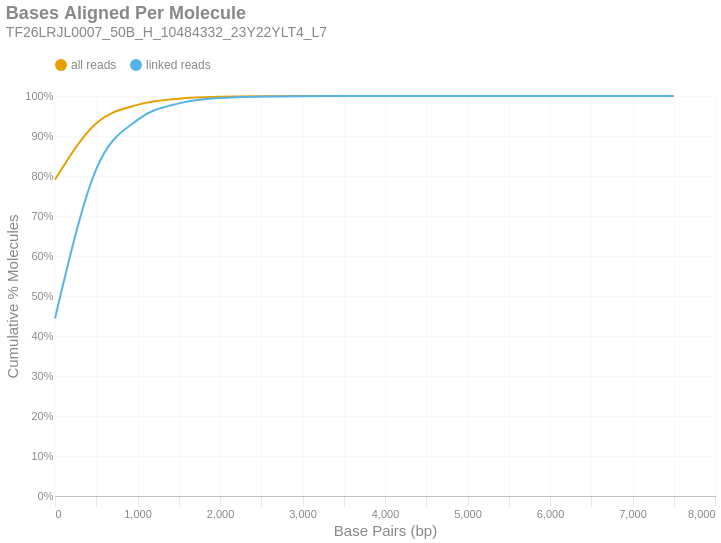

This figure's notebook cell:
### Markdown cell above
### Bases Aligned Per Molecule
This is a cumulative frequency distribution showing the number of base pairs aligned per unique molecule. These data are shown in 500 bp bins. There are two distributions: one with `all reads` (yellow) and another with only `linked reads` (blue). The percent of molecules in the `linked reads` distribution is relative to the total number of linked molecules.

### Code cell
if SKIPLR:
    print_html(f"Skipped")
else:
    binned_df = consolidated_hist(valids['aligned_bp'], mask, 500, True)
    with SafeRender(binned_df):
        (
            density_plot(binned_df, 'Bases Aligned Per Molecule', samplename, 'basesper')
            .encode(
                x=alt.X('bin:Q', title="Base Pairs (bp)").axis(tickMinStep=500).scale(padding=0),
                y=alt.Y('value:Q', title='Cumulative % Molecules')
                    .axis(format='%')
                    .scale(domain = [0,1])
                    .stack(False),
                color=alt.Color("key:N").scale(domain = ["all reads", "linked reads"]),
                tooltip = [
                    alt.Tooltip("key:N", title = "Data Type"),
                    alt.Tooltip("range_label:N", title="Bases Aligned Per Molecule"),
                    alt.Tooltip("value:Q", format = ".2%", title="% Molecules (Cum.)")
                ]
            )
        ).display()

### Figure 1 — Vega-Lite specification as saved in the notebook (floating-point values rounded to 4 significant figures)
{"width": "container", "height": 400, "config": {"title": {"anchor": "start", "dy": -15, "fontSize": 18, "color": "#888888", "subtitleColor": "#888888", "subtitleFontSize": 14}, "arc": {"fill": "#0072B2"}, "axis": {"domainColor": "#888888", "domainWidth": 0.5, "gridWidth": 0.2, "grid": false, "titleFontWeight": 400, "titleFontSize": 15, "labelFontSize": 11, "labelColor": "#888888", "tickColor": "#888888", "tickWidth": 0.2, "titleColor": "#888888"}, "axisBand": {"grid": false}, "axisX": {"grid": true, "tickSize": 10, "domainCap": "round"}, "axisY": {"domain": false, "grid": true, "tickSize": 0, "domainCap": "round"}, "background": "transparent", "header": {"labelFontSize": 15, "labelColor": "#888888", "titleFontSize": 15, "titleFontWeight": 600, "titleColor": "#888888"}, "legend": {"labelFont": "sans-serif", "labelFontSize": 12, "labelColor": "#888888", "symbolSize": 100, "symbolType": "circle", "titleFontSize": 12, "titlePadding": 10, "titleColor": "#888888", "title": null, "orient": "top"}, "range": {"category": ["#E69F00", "#56B4E9", "#009E73", "#F0E442", "#0072B2", "#D55E00", "#CC79A7", "#000000"], "diverging": ["#cfe8f3", "#a2d4ec", "#73bfe2", "#46abdb", "#1696d2", "#12719e"]}, "area": {"fill": "#0072B2", "fillOpacity": 0.7, "line": true, "strokeOpacity": 0.7}, "line": {"color": "#0072B2", "stroke": "#0072B2", "strokeWidth": 2}, "trail": {"color": "#0072B2", "stroke": "#0072B2", "strokeWidth": 0, "size": 1}, "point": {"filled": true, "fillOpacity": 1.0, "size": 95}, "text": {"color": "#888888", "fontSize": 11, "align": "right", "fontWeight": 400, "size": 11}, "bar": {"fill": "#0072B2", "stroke": null}, "view": {"stroke": null, "continuousWidth": 660, "continuousHeight": 400}}, "data": {"name": "data-54540b09416f7f140885e1f431ab5773"}, "mark": {"type": "line", "interpolate": "monotone", "point": {"opacity": 0, "size": 275}}, "encoding": {"color": {"field": "key", "scale": {"domain": ["all reads", "linked reads"]}, "type": "nominal"}, "tooltip": [{"field": "key", "title": "Data Type", "type": "nominal"}, {"field": "range_label", "title": "Bases Aligned Per Molecule", "type": "nominal"}, {"field": "value", "format": ".2%", "title": "% Molecules (Cum.)", "type": "quantitative"}], "x": {"axis": {"tickMinStep": 500}, "field": "bin", "scale": {"padding": 0}, "title": "Base Pairs (bp)", "type": "quantitative"}, "y": {"axis": {"format": "%"}, "field": "value", "scale": {"domain": [0, 1]}, "stack": false, "title": "Cumulative % Molecules", "type": "quantitative"}}, "params": [{"name": "param_c36ac31b6afebe62", "select": {"type": "point", "fields": ["key"]}, "bind": "legend"}], "title": {"text": "Bases Aligned Per Molecule", "subtitle": "TF26LRJL0007_50B_H_10484332_23Y22YLT4_L7"}, "transform": [{"fold": ["all reads (cumsum)", "linked reads (cumsum)"]}, {"calculate": "replace(datum.key, ' (cumsum)', '')", "as": "key"}, {"filter": {"param": "param_c36ac31b6afebe62"}}], "usermeta": {"embedOptions": {"downloadFileName": "TF26LRJL0007_50B_H_10484332_23Y22YLT4_L7.basesper"}}, "$schema": "https://vega.github.io/schema/vega-lite/v6.4.1.json", "datasets": {"data-54540b09416f7f140885e1f431ab5773": [{"bin": "0.0", "interval": "0.0-500.0", "all reads": 0.791, "linked reads": 0.444, "all reads (cumsum)": 0.791, "linked reads (cumsum)": 0.444, "range_label": "0-499"}, {"bin": "500.0", "interval": "500.0-1000.0", "all reads": 0.1409, "linked reads": 0.3732, "all reads (cumsum)": 0.932, "linked reads (cumsum)": 0.8172, "range_label": "500-999"}, {"bin": "1000.0", "interval": "1000.0-1500.0", "all reads": 0.04585, "linked reads": 0.1232, "all reads (cumsum)": 0.9778, "linked reads (cumsum)": 0.9403, "range_label": "1000-1499"}, {"bin": "1500.0", "interval": "1500.0-2000.0", "all reads": 0.01531, "linked reads": 0.04117, "all reads (cumsum)": 0.9931, "linked reads (cumsum)": 0.9815, "range_label": "1500-1999"}, {"bin": "2000.0", "interval": "2000.0-2500.0", "all reads": 0.005011, "linked reads": 0.01347, "all reads (cumsum)": 0.9981, "linked reads (cumsum)": 0.995, "range_label": "2000-2499"}, {"bin": "2500.0", "interval": "2500.0-3000.0", "all reads": 0.00132, "linked reads": 0.00355, "all reads (cumsum)": 0.9994, "linked reads (cumsum)": 0.9985, "range_label": "2500-2999"}, {"bin": "3000.0", "interval": "3000.0-3500.0", "all reads": 0.0003773, "linked reads": 0.001015, "all reads (cumsum)": 0.9998, "linked reads (cumsum)": 0.9995, "range_label": "3000-3499"}, {"bin": "3500.0", "interval": "3500.0-4000.0", "all reads": 0.0001228, "linked reads": 0.0003303, "all reads (cumsum)": 0.9999, "linked reads (cumsum)": 0.9999, "range_label": "3500-3999"}, {"bin": "4000.0", "interval": "4000.0-4500.0", "all reads": 3.852e-05, "linked reads": 0.0001036, "all reads (cumsum)": 1.0, "linked reads (cumsum)": 1.0, "range_label": "4000-4499"}, {"bin": "4500.0", "interval": "4500.0-5000.0", "all reads": 1.097e-05, "linked reads": 2.949e-05, "all reads (cumsum)": 1.0, "linked reads (cumsum)": 1.0, "range_label": "4500-4999"}, {"bin": "5000.0", "interval": "5000.0-5500.0", "all reads": 3.528e-06, "linked reads": 9.487e-06, "all reads (cumsum)": 1.0, "linked reads (cumsum)": 1.0, "range_label": "5000-5499"}, {"bin": "5500.0", "interval": "5500.0-6000.0", "all reads": 1.526e-06, "linked reads": 4.102e-06, "all reads (cumsum)": 1.0, "linked reads (cumsum)": 1.0, "range_label": "5500-5999"}, {"bin": "6000.0", "interval": "6000.0-6500.0", "all reads": 2.861e-07, "linked reads": 7.692e-07, "all reads (cumsum)": 1.0, "linked reads (cumsum)": 1.0, "range_label": "6000-6499"}, {"bin": "6500.0", "interval": "6500.0-7000.0", "all reads": 0.0, "linked reads": 0.0, "all reads (cumsum)": 1.0, "linked reads (cumsum)": 1.0, "range_label": "6500-6999"}, {"bin": "7000.0", "interval": "7000.0-7500.0", "all reads": 0.0, "linked reads": 0.0, "all reads (cumsum)": 1.0, "linked reads (cumsum)": 1.0, "range_label": "7000-7499"}, {"bin": "7500.0", "interval": "7500.0-8000.0", "all reads": 9.535e-08, "linked reads": 2.564e-07, "all reads (cumsum)": 1.0, "linked reads (cumsum)": 1.0, "range_label": "7500-7999"}]}}
